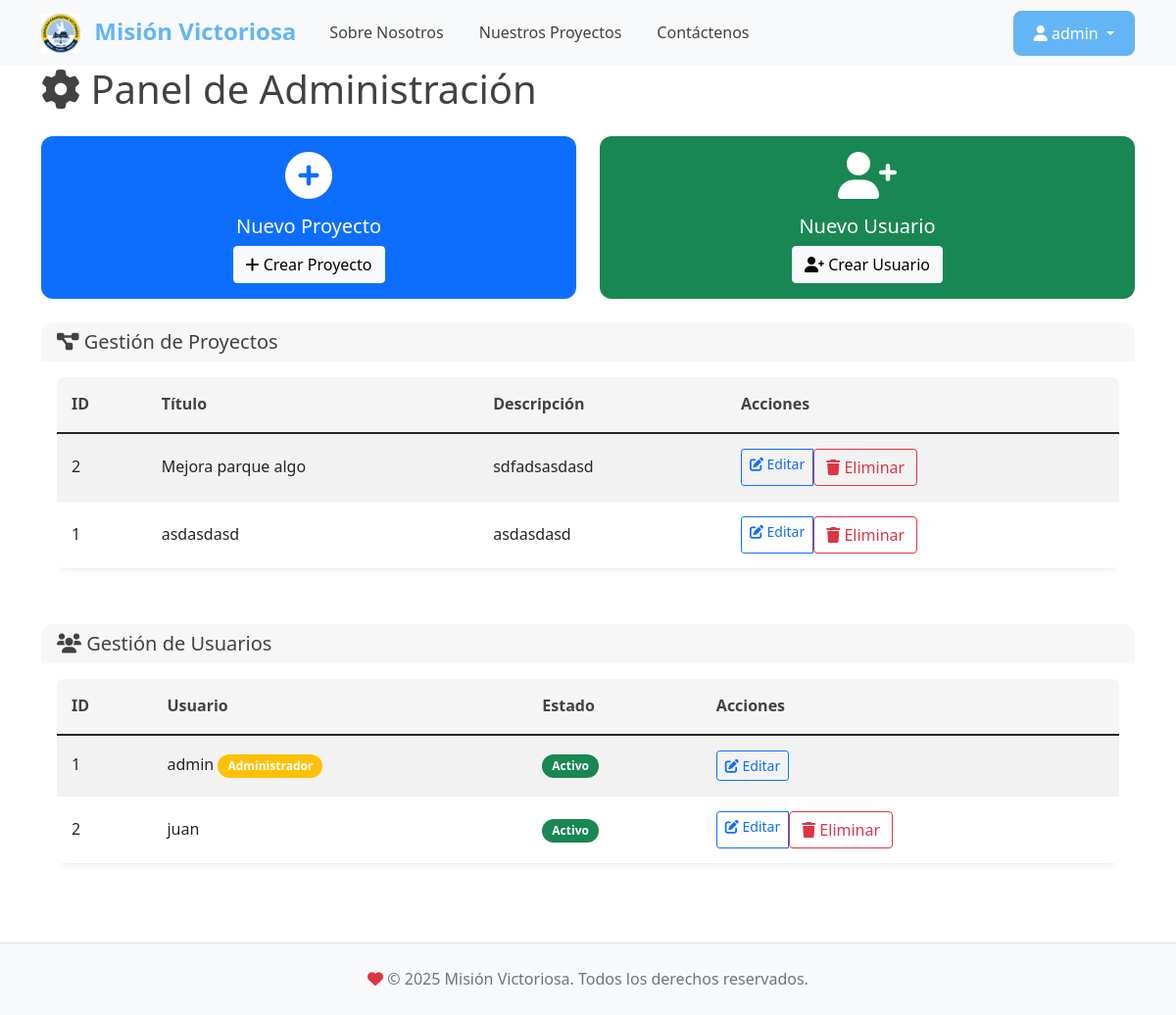
Page /admin (signed in) on the earlier database version.
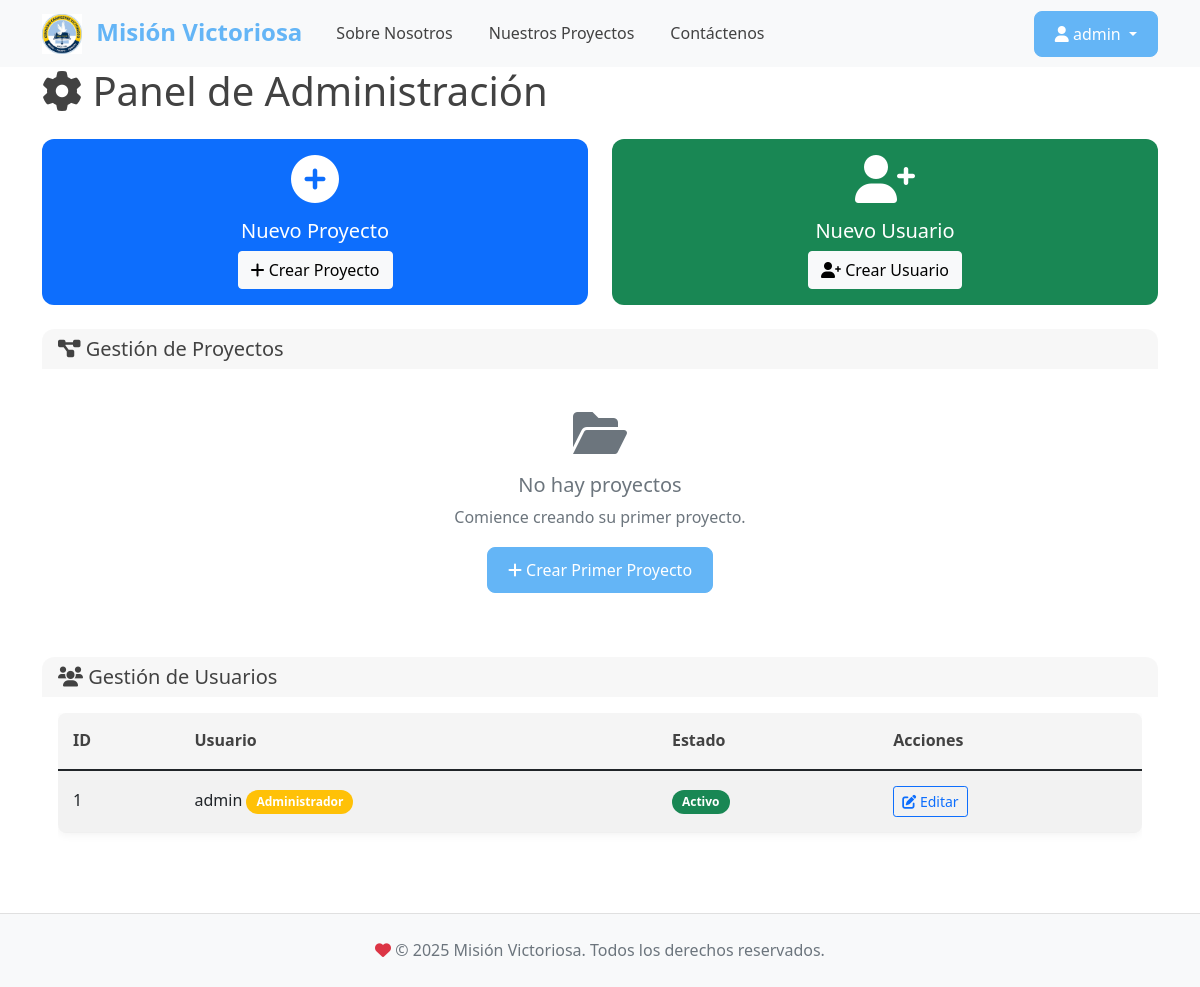
Same page on the later database version.
### tables this page shows
CREATE TABLE usuarios (
            id INTEGER PRIMARY KEY AUTOINCREMENT,
            username TEXT UNIQUE NOT NULL,
            password_hash TEXT NOT NULL
        );

CREATE TABLE proyectos (
            id INTEGER PRIMARY KEY AUTOINCREMENT,
            titulo TEXT NOT NULL,
            descripcion TEXT NOT NULL,
            imagen BLOB,
            fecha_creacion DATETIME DEFAULT CURRENT_TIMESTAMP
        );

### app.py (the view)
@app.route('/admin')
@login_required
def admin():
    conn = get_db()
    cursor = conn.cursor()
    cursor.execute('SELECT id, titulo, descripcion FROM proyectos ORDER BY id DESC')
    projects = cursor.fetchall()
    cursor.execute('SELECT id, username FROM usuarios ORDER BY id')
    users = cursor.fetchall()
    conn.close()
    return render_template('admin.html', projects=projects, users=users)

### app.py (called while the page is built)
def get_db():
    conn = sqlite3.connect(DATABASE)
    conn.row_factory = sqlite3.Row
    return conn

def login_required(f):
    @wraps(f)
    def decorated_function(*args, **kwargs):
        if 'user_id' not in session:
            flash('Debe iniciar sesión para acceder a esta página.', 'error')
            return redirect(url_for('login'))
        return f(*args, **kwargs)
    return decorated_function

### templates/admin.html (shortened to what this page needs)
{% extends "base.html" %}
{% block content %}
<div class="container">
    <div class="row">
        <div class="col-12">
            <h1 class="mb-4">
                <i class="fas fa-cog"></i> Panel de Administración
            </h1>
            <div class="row mb-4">
                <div class="col-md-6">
                    <div class="card bg-primary text-white">
                        <div class="card-body text-center">
                            <i class="fas fa-plus-circle fa-3x mb-3"></i>
                            <h5>Nuevo Proyecto</h5>
                            <a href="{{ url_for('new_project') }}" class="btn btn-light">
                                <i class="fas fa-plus"></i> Crear Proyecto
                            </a>
                        </div>
                    </div>
                </div>
                {% if session.username == 'admin' %}
                <div class="col-md-6">
                    <div class="card bg-success text-white">
                        <div class="card-body text-center">
                            <i class="fas fa-user-plus fa-3x mb-3"></i>
                            <h5>Nuevo Usuario</h5>
                            <a href="{{ url_for('new_user') }}" class="btn btn-light">
                                <i class="fas fa-user-plus"></i> Crear Usuario
                            </a>
                        </div>
                    </div>
                </div>
                {% endif %}
            </div>
            <div class="card mb-4">
                <div class="card-header">
                    <h5 class="mb-0">
                        <i class="fas fa-project-diagram"></i> Gestión de Proyectos
                    </h5>
                </div>
                <div class="card-body">
                    {% if projects %}
                        <div class="table-responsive">
                            <table class="table table-striped">
                                <thead>
                                    <tr>
                                        <th>ID</th>
                                        <th>Título</th>
                                        <th>Descripción</th>
                                        <th>Acciones</th>
                                    </tr>
                                </thead>
                                <tbody>
                                    {% for project in projects %}
                                        <tr>
                                            <td>{{ project.id }}</td>
                                            <td>{{ project.titulo }}</td>
                                            <td>{{ project.descripcion[:100] }}{% if project.descripcion|length > 100 %}...{% endif %}</td>
                                            <td>
                                                <div class="btn-group btn-group-sm">
                                                    <a href="{{ url_for('edit_project', project_id=project.id) }}"
                                                       class="btn btn-outline-primary">
                                                        <i class="fas fa-edit"></i> Editar
                                                    </a>
                                                    <form method="POST" action="{{ url_for('delete_project', project_id=project.id) }}"
                                                          style="display: inline;"
                                                          onsubmit="return confirm('¿Está seguro de eliminar este proyecto?')">
                                                        <button type="submit" class="btn btn-outline-danger">
                                                            <i class="fas fa-trash"></i> Eliminar
                                                        </button>
                                                    </form>
                                                </div>
                                            </td>
                                        </tr>
                                    {% endfor %}
                                </tbody>
                            </table>
                        </div>
                    {% else %}
                        <div class="text-center py-4">
                            <i class="fas fa-folder-open fa-3x text-muted mb-3"></i>
                            <h5 class="text-muted">No hay proyectos</h5>
                            <p class="text-muted">Comience creando su primer proyecto.</p>
                            <a href="{{ url_for('new_project') }}" class="btn btn-primary">
                                <i class="fas fa-plus"></i> Crear Primer Proyecto
                            </a>
                        </div>
                    {% endif %}
                </div>
            </div>
            {% if session.username == 'admin' %}
            <div class="card">
                <div class="card-header">
                    <h5 class="mb-0">
                        <i class="fas fa-users"></i> Gestión de Usuarios
                    </h5>
                </div>
                <div class="card-body">
                    {% if users %}
                        <div class="table-responsive">
                            <table class="table table-striped">
                                <thead>
                                    <tr>
                                        <th>ID</th>
                                        <th>Usuario</th>
                                        <th>Estado</th>
                                        <th>Acciones</th>
                                    </tr>
                                </thead>
                                <tbody>
                                    {% for user in users %}
                                        <tr>
                                            <td>{{ user.id }}</td>
                                            <td>
                                                {{ user.username }}
                                                {% if user.username == 'admin' %}
                                                    <span class="badge bg-warning">Administrador</span>
                                                {% endif %}
                                            </td>
                                            <td>
                                                <span class="badge bg-success">Activo</span>
                                            </td>
                                            <td>
                                                <div class="btn-group btn-group-sm">
                                                    <a href="{{ url_for('edit_user', user_id=user.id) }}"
                                                       class="btn btn-outline-primary">
                                                        <i class="fas fa-edit"></i> Editar
                                                    </a>
                                                    {% if user.username != 'admin' %}
                                                    <form method="POST" action="{{ url_for('delete_user', user_id=user.id) }}"
                                                          style="display: inline;"
                                                          onsubmit="return confirm('¿Está seguro de eliminar este usuario?')">
                                                        <button type="submit" class="btn btn-outline-danger">
                                                            <i class="fas fa-trash"></i> Eliminar
                                                        </button>
                                                    </form>
                                                    {% endif %}
                                                </div>
                                            </td>
                                        </tr>
                                    {% endfor %}
                                </tbody>
                            </table>
                        </div>
                    {% else %}
                        <div class="text-center py-4">
                            <i class="fas fa-users fa-3x text-muted mb-3"></i>
                            <h5 class="text-muted">No hay usuarios adicionales</h5>
                            <p class="text-muted">Solo existe el usuario administrador inicial.</p>
                        </div>
                    {% endif %}
                </div>
            </div>
            {% endif %}
        </div>
    </div>
</div>
{% endblock %}

### templates/base.html (shortened to what this page needs)
<!DOCTYPE html>
<html lang="es">
<head>
    <link href="https://cdn.jsdelivr.net/npm/bootstrap@5.1.3/dist/css/bootstrap.min.css" rel="stylesheet">
    <link href="https://cdnjs.cloudflare.com/ajax/libs/font-awesome/6.0.0/css/all.min.css" rel="stylesheet">
    <link href="{{ url_for('static', filename='style.css') }}" rel="stylesheet">
</head>
<body>
    <nav class="navbar navbar-expand-lg navbar-light bg-light sticky-top">
        <div class="container">
            <a class="navbar-brand fw-bold" href="{{ url_for('index') }}">
                 <img src="{{ url_for('static', filename='img/logo.jpeg') }}" alt="Logo" height="40" class="me-2">
                 Misión Victoriosa
            </a>
            <div class="collapse navbar-collapse" id="navbarNav">
                <ul class="navbar-nav me-auto">
                    <li class="nav-item">
                        <a class="nav-link" href="#sobre-nosotros">Sobre Nosotros</a>
                    </li>
                    <li class="nav-item">
                        <a class="nav-link" href="#proyectos">Nuestros Proyectos</a>
                    </li>
                    <li class="nav-item">
                        <a class="nav-link" href="#contacto">Contáctenos</a>
                    </li>
                </ul>
                <div class="d-flex align-items-center">
                    {% if session.user_id %}
                        <div class="dropdown">
                            <button class="btn btn-primary dropdown-toggle" type="button" id="userMenu" data-bs-toggle="dropdown">
                                <i class="fas fa-user"></i> {{ session.username }}
                            </button>
                        </div>
                    {% else %}
                        <a href="{{ url_for('login') }}" class="btn btn-primary">
                            <i class="fas fa-sign-in-alt"></i> Iniciar Sesión
                        </a>
                    {% endif %}
                </div>
            </div>
        </div>
    </nav>
    <main>
        {% block content %}{% endblock %}
    </main>
    <footer class="bg-light text-center py-4 mt-5">
        <div class="container">
            <p class="mb-0 text-muted">
                <i class="fas fa-heart text-danger"></i>
                &copy; 2025 Misión Victoriosa. Todos los derechos reservados.
            </p>
        </div>
    </footer>
</body>
</html>

### static/style.css (style rules this page uses)
:root { --primary-yellow: #FFEB3B; --light-yellow: #FFF9C4; --primary-blue: #64B5F6; --light-blue: #BBDEFB; --white: #FFFFFF; --light-gray: #F5F5F5; --medium-gray: #9E9E9E; --dark-gray: #424242; }
body { font-family: 'Segoe UI', Tahoma, Geneva, Verdana, sans-serif; background-color: var(--white); color: var(--dark-gray); line-height: 1.6; }
.navbar-brand { color: var(--primary-blue) !important; font-size: 1.5rem; }
.navbar-nav .nav-link { color: var(--dark-gray) !important; font-weight: 500; margin: 0 10px; transition: color 0.3s ease; }
.card { border: none; border-radius: 12px; transition: transform 0.3s ease, box-shadow 0.3s ease; }
.card-header { border-radius: 12px 12px 0 0 !important; border: none; }
.btn-primary { background-color: var(--primary-blue); border-color: var(--primary-blue); border-radius: 8px; font-weight: 500; padding: 10px 20px; transition: all 0.3s ease; }
.table { background-color: var(--white); border-radius: 8px; overflow: hidden; box-shadow: 0 2px 10px rgba(0,0,0,0.05); }
.table thead th { background-color: var(--light-gray); border: none; color: var(--dark-gray); font-weight: 600; padding: 15px; }
.table tbody td { border: none; padding: 15px; vertical-align: middle; }
.table tbody tr { border-bottom: 1px solid #F0F0F0; }
.badge { font-size: 0.75em; padding: 6px 10px; border-radius: 20px; }
footer { background-color: var(--light-gray) !important; border-top: 1px solid #E0E0E0; margin-top: 50px; }
html { scroll-behavior: smooth; }
.card { animation: fadeInUp 0.6s ease-out; }

Differences in the rows shown:
removed proyectos: id "2", titulo "Mejora parque algo", descripcion "sdfadsasdasd"
removed proyectos: id "1", titulo "asdasdasd", descripcion "asdasdasd"
removed usuarios: id "2", username "juan"
Other differences:
text no longer shown: "ID Título Descripción Acciones"
text now shown: "No hay proyectos Comience creando su primer proyecto. Crear Primer Proyecto"
